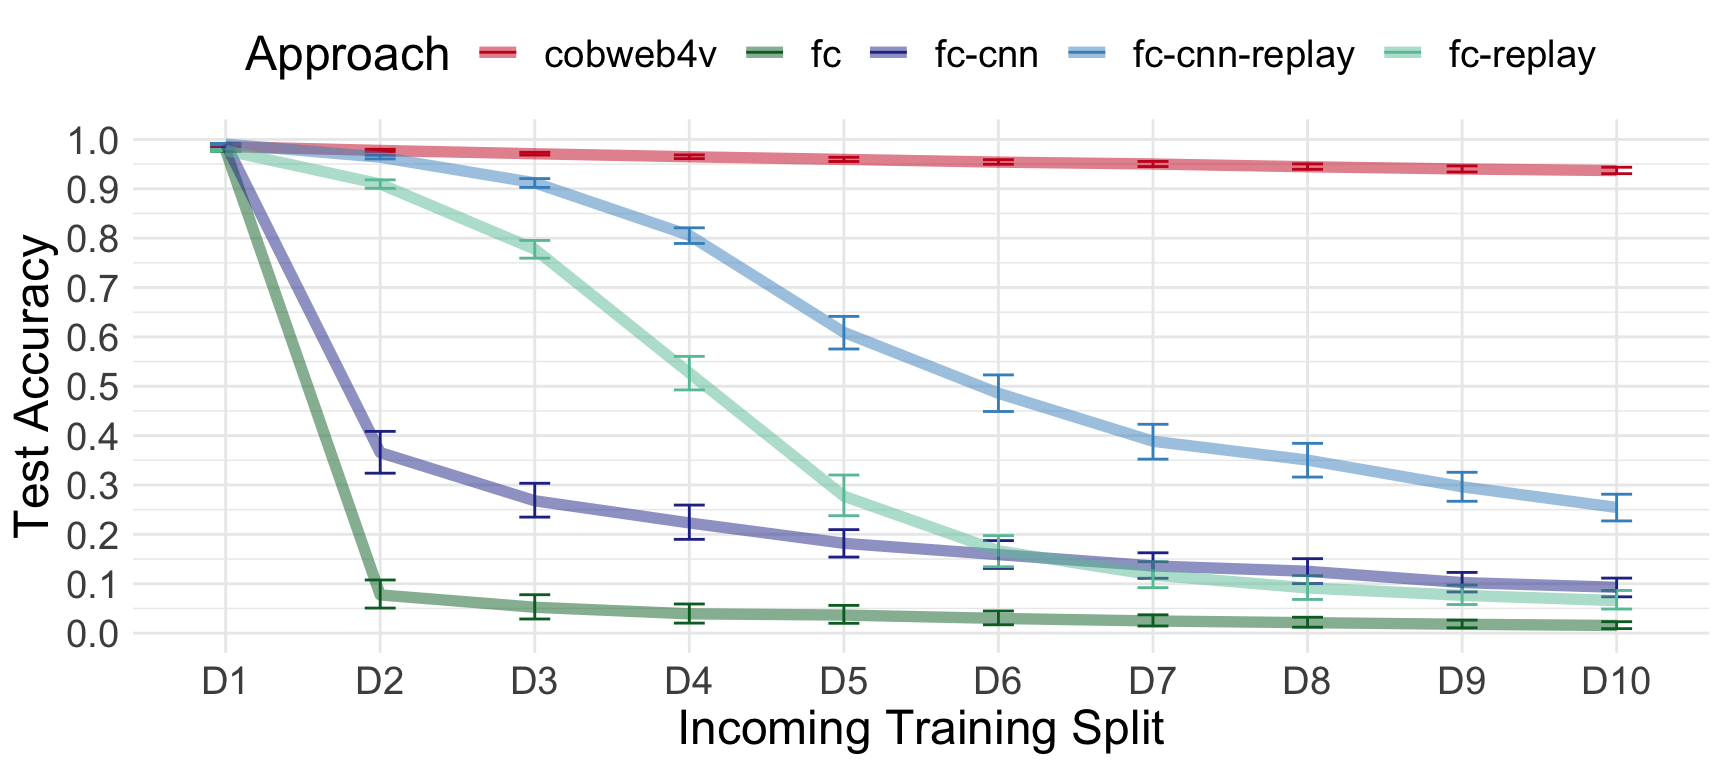

Source code (R):
library(dplyr)
library(readr) # Read the csv file
library(ggplot2)  # Basic plot package

exp1 <- read_csv("[your directory]/cobweb-vision/results/exp2/exp2-final.csv")

exp1$TrainSet <- factor(exp1$TrainSet, 
                        levels = c('D1', 'D2', 'D3', 'D4', 'D5', 'D6', 'D7', 'D8', 'D9', 'D10'))

df_chosen_1 = exp1 %>% 
  rename(Approach = Model)

p_chosen_1 <- ggplot(df_chosen_1, aes(x = TrainSet, y = TestAccuracy, color = Approach,
                         linetype = Approach, fill = Approach, group = Approach)) +
  geom_errorbar(stat = "summary",
                fun.data = "mean_cl_boot",
                linetype = 'solid',
                width = 0.2) +
  stat_summary(fun.data = "mean_cl_boot",
               geom = "line",
               linewidth = 2,
               alpha = 0.5) +
  labs(x = 'Incoming Training Split', y = 'Test Accuracy', 
       title = NULL) +
  
  theme_minimal() +
  theme(text = element_text(size=18)) +
  scale_color_manual(values = c('fc' = '#006d2c', 'fc-replay' = '#66c2a4',
                                'fc-cnn' = '#253494', 'fc-cnn-replay' = '#4292c6',
                                'cobweb4v' = '#ca0020')) +
  scale_linetype_manual(values = c('fc' = 'solid', 'fc-replay' = 'solid',
                                   'fc-cnn' = 'solid', 'fc-cnn-replay' = 'solid',
                                   'cobweb4v' = 'solid')) +
  theme(plot.title = element_text(hjust = 0.5),
        legend.position = 'top')  +
  scale_y_continuous(
    breaks = c(0.0, 0.1, 0.2, 0.3, 0.4, 0.5, 0.6, 0.7, 0.8, 0.9, 1.0))
print(p_chosen_1)

# Output the stat summary shown in the plots
df_display_1 <- ggplot_build(p_chosen_1)$data[[2]]
# Performances at Split 10:
# cobweb4v: 0.936892738
# fc-fast: 0.006059490
# fc-slow: 0.015375271
# fc-cnn-fast: 0.068035247
# fc-cnn-slow: 0.092731412
